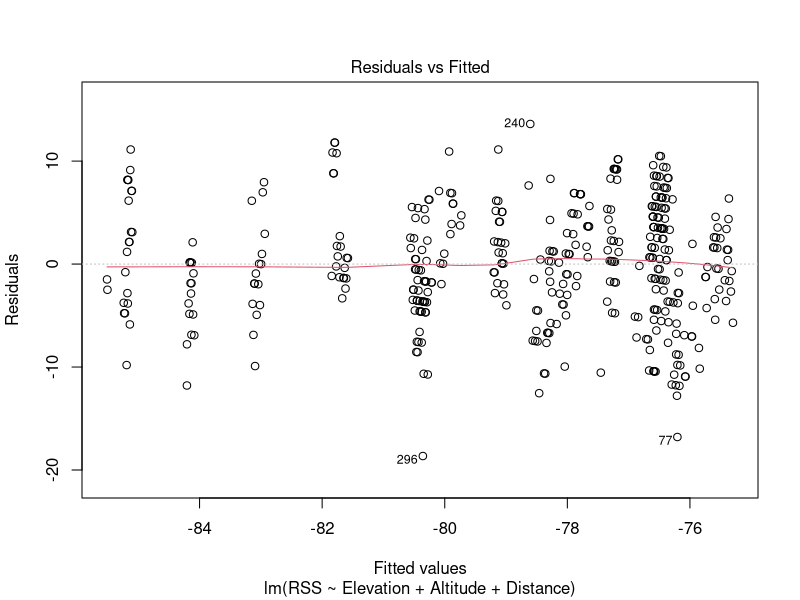
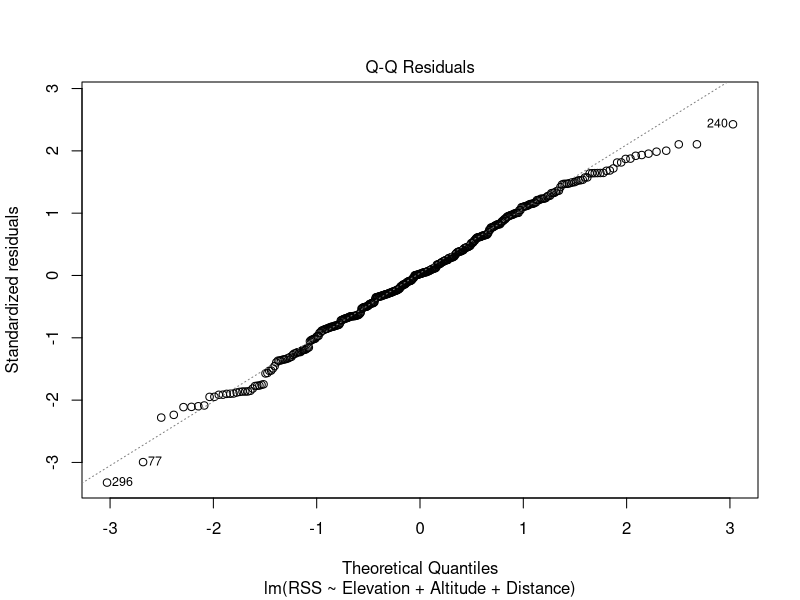
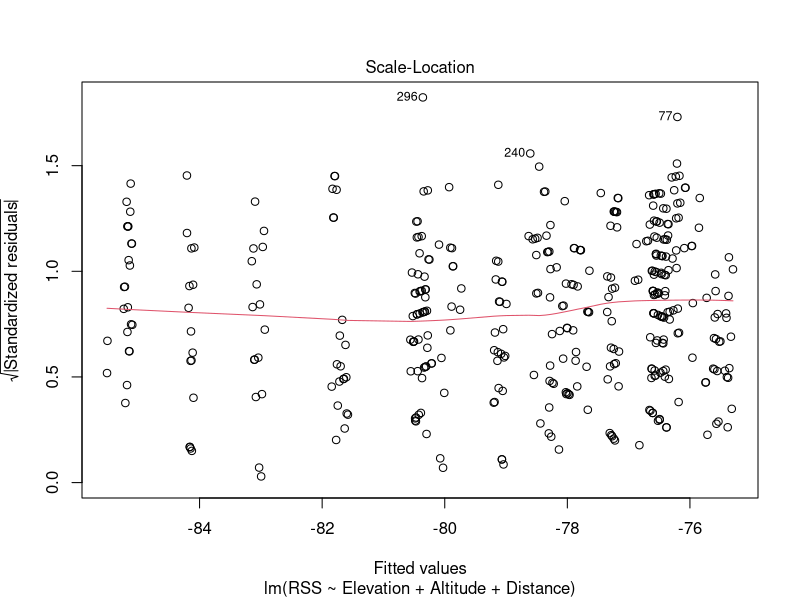
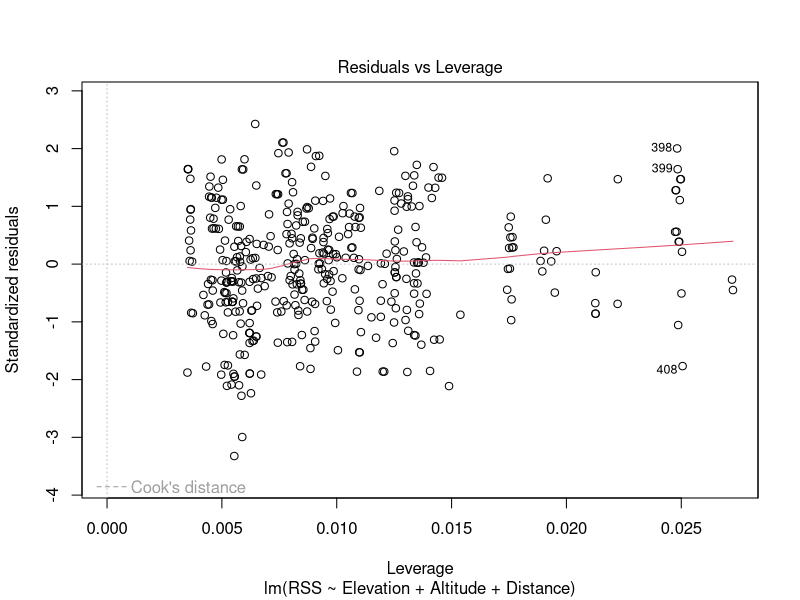

Reproduce these figures in R, in order.
## ---- chunk 1
sector2_1800 = read.csv("Sector2(1800Mhz).csv")
model <- lm(RSS ~ Elevation + Altitude + Distance, data = sector2_1800)
summary(model)
plot(model)
